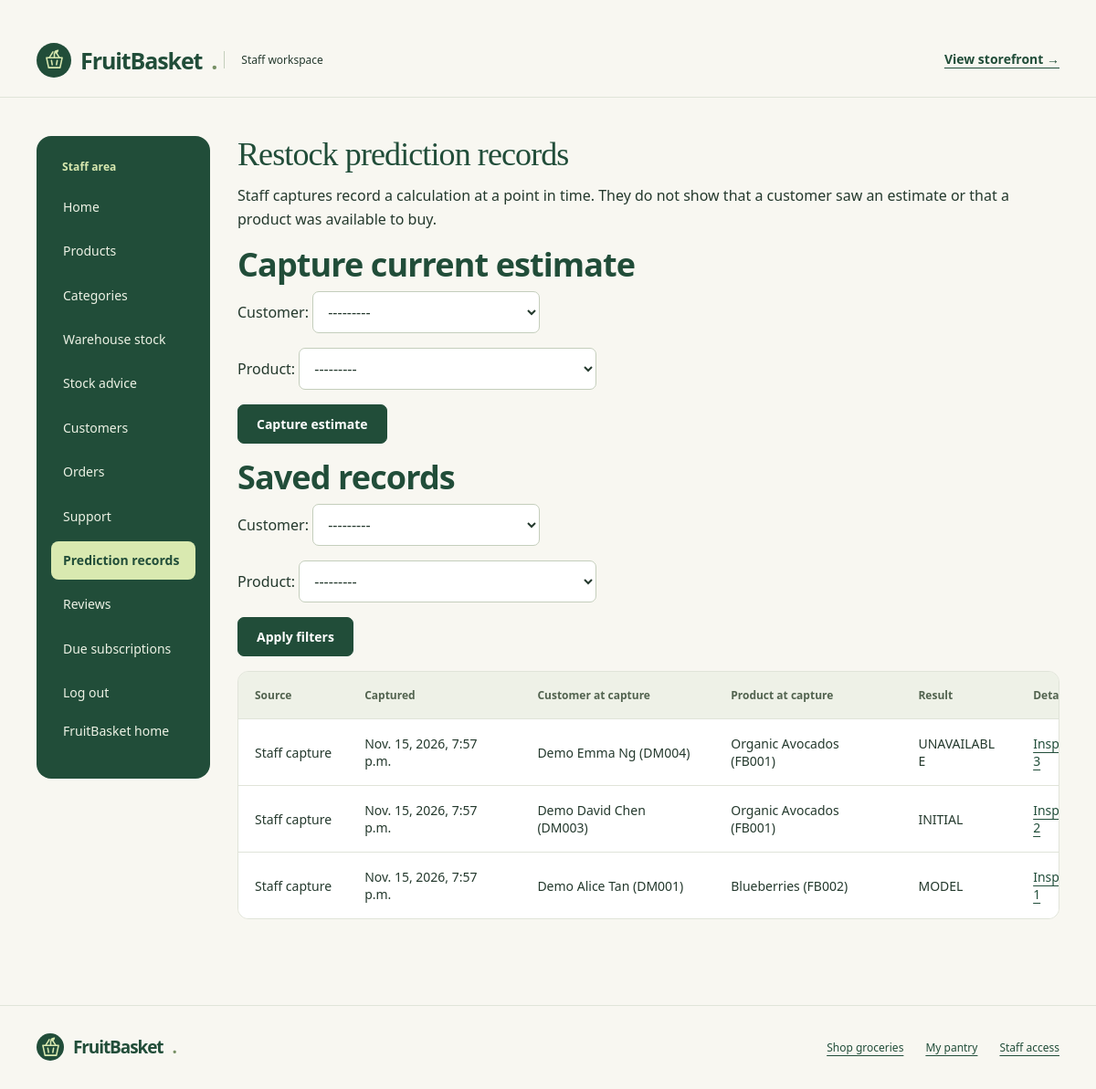
The app's page /adminpanel/predictions/ (signed in) with its own data.
### adminpanel/models.py (models this page shows)
class RestockCapture(models.Model):
    customer = models.ForeignKey(Customer, on_delete=models.PROTECT)
    product = models.ForeignKey(Product, on_delete=models.PROTECT)
    employee = models.ForeignKey(User, on_delete=models.PROTECT)
    captured_at = models.DateTimeField(auto_now_add=True)
    fingerprint = models.CharField(max_length=64, unique=True)
    snapshot = models.JSONField()
    class Meta:
        ordering = ['-captured_at', '-pk']

### adminpanel/prediction_records.py (the view)
# urls.py: path('predictions/', prediction_records.prediction_list, name='prediction_list'),
@require_GET
def prediction_list(request):
    if not staff_access(request):
        return redirect('adminpanel_login')
    return render_list(request)

### adminpanel/prediction_records.py
class CaptureFilters(CaptureSelection):
    def __init__(self, *args, **kwargs):
        super().__init__(*args, **kwargs)
        for field in self.fields.values():
            field.required = False

class CaptureSelection(forms.Form):
    customer = forms.ModelChoiceField(queryset=Customer.objects.order_by('Cname', 'Cid'))
    product = forms.ModelChoiceField(queryset=Product.objects.order_by('Pname', 'Pid'))

### adminpanel/models.py (called while the page is built)
    def __str__(self):
        return f'{self.Pid} - {self.Pname} ({self.Psize})'

    def __str__(self):
        return f'{self.Cid} - {self.Cname}'

### adminpanel/prediction_records.py (called while the page is built)
def staff_access(request):
    return request.user.is_authenticated and request.user.is_active and request.user.is_staff

def render_list(request, capture_form=None):
    filters = CaptureFilters(request.GET, auto_id='filter_%s')
    records = RestockCapture.objects.all()
    if filters.is_valid():
        for name, value in filters.cleaned_data.items():
            if value:
                records = records.filter(**{name: value})
    else:
        records = records.none()
    return render(request, 'adminpanel/prediction_list.html', {
        'filters': filters, 'capture_form': capture_form if capture_form is not None else CaptureSelection(),
        'records': records,
    })

### adminpanel/templates/adminpanel/prediction_list.html (shortened to what this page needs)
﻿{% extends 'adminpanel/adminpanel_base.html' %}
{% block content %}
<h1 class="fb-staff-page-title">Restock prediction records</h1>
<p>Staff captures record a calculation at a point in time. They do not show that a customer saw an estimate or that a product was available to buy.</p>
<section class="fb-staff-section"><h2>Capture current estimate</h2>
<form method="post" action="{% url 'prediction_capture' %}" class="fb-form">{% csrf_token %}{{ capture_form.as_p }}<button type="submit">Capture estimate</button></form></section>
<section class="fb-staff-section"><h2>Saved records</h2>
<form method="get" class="fb-form">{{ filters.as_p }}<button type="submit">Apply filters</button></form>
<div class="fb-table-wrap fb-records-table" role="region" aria-label="Prediction records" tabindex="0"><p class="fb-table-hint">Scroll to see all columns.</p>
<table><thead><tr><th>Source</th><th>Captured</th><th>Customer at capture</th><th>Product at capture</th><th>Result</th><th>Details</th></tr></thead><tbody>
{% for record in records %}<tr><td>Staff capture</td><td>{{ record.captured_at }}</td><td>{{ record.snapshot.customer_name }} ({{ record.snapshot.customer_id }})</td><td>{{ record.snapshot.product_name }} ({{ record.snapshot.product_id }})</td><td>{{ record.snapshot.result.status }}</td><td><a href="{% url 'prediction_detail' record.pk %}">Inspect capture {{ record.pk }}</a></td></tr>
{% empty %}<tr><td colspan="6">No prediction records match these filters. Past predictions were not recorded.</td></tr>{% endfor %}
</tbody></table></div></section>
{% endblock %}

### static/fruitbasket/theme.css (style rules this page uses)
:root { --forest:#214d39; --green:#35634b; --lime:#d9e9b0; --cream:#f8f7f1; --ink:#24392d; --muted:#657166; --border:#e0e4d9; --orange:#bc552e }
* { box-sizing:border-box }
html { scroll-behavior:smooth; scroll-padding-top:2rem }
body.fb-app { margin:0; background:var(--cream); color:var(--ink); font:1rem/1.6 "Segoe UI",Arial,sans-serif }
a { color:var(--forest); text-underline-offset:4px }
h1,h2,h3,h4 { color:var(--forest); font-weight:600; line-height:1.15 }
h1,h2 { letter-spacing:-.025em; text-wrap:balance }
h1 { font-size:clamp(2.5rem,5vw,4.8rem) }
h2 { font-size:clamp(1.7rem,3vw,2.5rem) }
p { margin:0 0 1rem }
button,input,select,textarea { font:inherit }
.fb-button,.fb-content button[type=submit],.fb-content input[type=submit] { display:inline-flex; justify-content:center; align-items:center; gap:10px; background:var(--forest); color:white; border:1px solid var(--forest); border-radius:7px; padding:11px 20px; font-size:14px; font-weight:600; text-decoration:none; cursor:pointer; line-height:1.4 }
.fb-table-wrap { overflow-x:auto; border:1px solid var(--border); border-radius:12px; background:#fff; margin-bottom:24px }
.fb-content table { width:100%; border-collapse:collapse; border:0; background:white; font-size:13px; margin:0 }
.fb-content th { color:#52634f; background:#eef1e7; font-size:12px; text-transform:none; letter-spacing:0; font-weight:650; white-space:nowrap }
.fb-content th,.fb-content td { border:0; border-bottom:1px solid var(--border); padding:17px 18px; vertical-align:middle }
.fb-content tbody tr:last-child td { border-bottom:0 }
.fb-content td { overflow-wrap:anywhere }
.fb-content input:not([type=hidden]):not([type=submit]):not([type=checkbox]),.fb-content select,.fb-content textarea { max-width:100%; border:1px solid #c4cebc; background:#fff; border-radius:7px; padding:10px 12px; color:var(--ink) }
.fb-form { max-width:650px }
.fb-staff-page-title { font-size: clamp(1.8rem, 3vw, 2.6rem); margin-bottom: 24px; }
.fb-store-page .fb-section-heading h1, .fb-store-page .fb-auth-intro h1, .fb-staff-page-title, .fb-workspace-intro h1 { font-family:Georgia,serif; font-weight:400; letter-spacing:-.025em }
.fb-staff-page-title { font-size:clamp(2rem,3vw,2.75rem); margin:0 0 12px }
.fb-staff .fb-content table { font-size:14px }
.fb-staff .fb-content .fb-table-wrap table { min-width:760px }
.fb-staff .fb-content .fb-records-table table { min-width:1000px }
.fb-records-table td:first-child { white-space:nowrap }

### records on screen
RestockCapture: captured_at "Nov. 15, 2026, 7:57 p.m.", snapshot.customer_name "Demo Emma Ng", snapshot.customer_id "DM004", snapshot.product_name "Organic Avocados", snapshot.product_id "FB001", snapshot.result.status "UNAVAILABLE", pk "3"
RestockCapture: captured_at "Nov. 15, 2026, 7:57 p.m.", snapshot.customer_name "Demo David Chen", snapshot.customer_id "DM003", snapshot.product_name "Organic Avocados", snapshot.product_id "FB001", snapshot.result.status "INITIAL", pk "2"
RestockCapture: captured_at "Nov. 15, 2026, 7:57 p.m.", snapshot.customer_name "Demo Alice Tan", snapshot.customer_id "DM001", snapshot.product_name "Blueberries", snapshot.product_id "FB002", snapshot.result.status "MODEL", pk "1"
